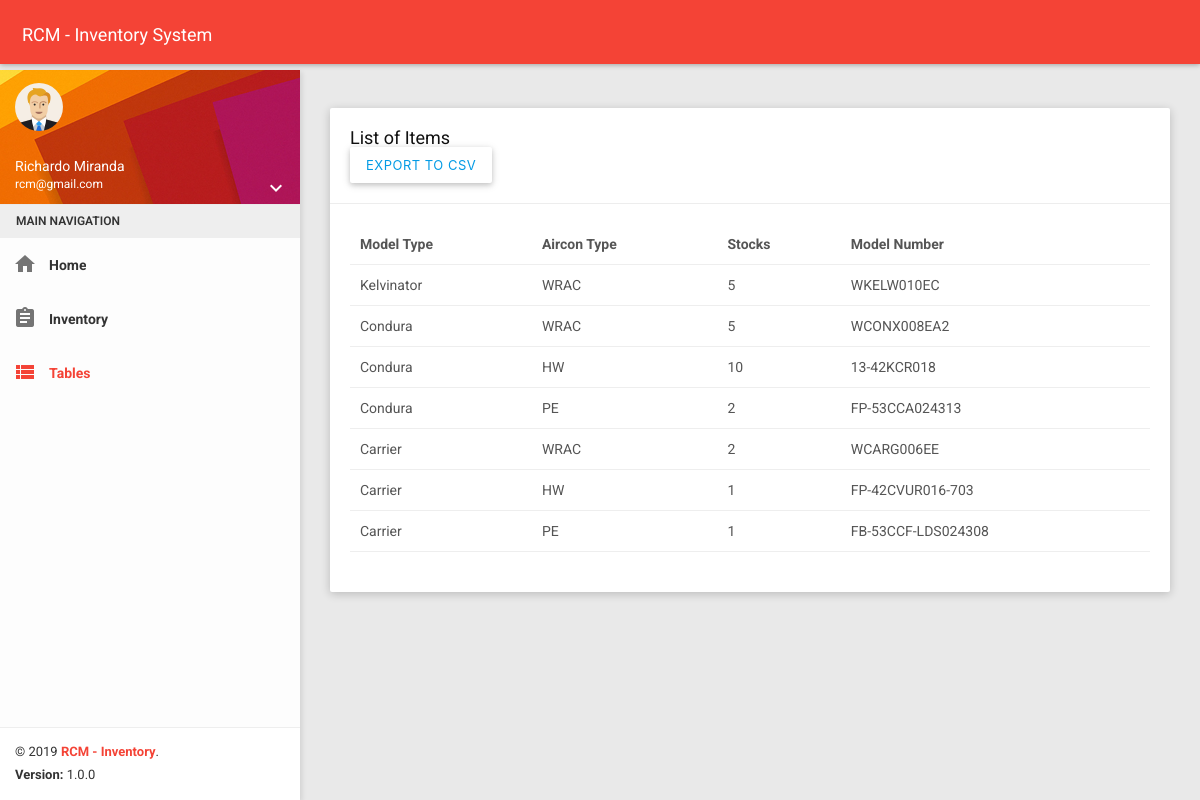
/dashboard/summary/ (signed in), run on the app's committed database.
### Inventory/models.py (models this page shows, shortened)
class Aircon(models.Model):
    model_type = models.ForeignKey(ModelType, on_delete=models.DO_NOTHING)
    aircon_type = models.ForeignKey(AirconType, on_delete=models.DO_NOTHING)
    stocks = models.IntegerField()
    model_number = models.CharField(max_length=255)

class ModelType(models.Model):
    type = models.CharField(max_length=15)
    def __str__(self):
        return str(self.type)

class AirconType(models.Model):
    aircon_type = models.CharField(max_length=25)
    def __str__(self):
        return str(self.aircon_type)

### Inventory/views.py (the view)
# urls.py: path('dashboard/summary/', views.summary_tables, name='summary'),
def summary_tables(request):
    username = request.session['user']
    user = User.objects.get(username=username)
    aircon = Aircon.objects.all()
    context = {
        'users': user,
        'aircon': aircon
    }
    return render(request, 'Inventory/tables.html', context)

### Inventory/templates/Inventory/tables.html (shortened to what this page needs)
<!DOCTYPE html>
<html>
<head>
    {% load static %}
    <link href="{% static 'Inventory/css/bootstrap.css'%}" rel="stylesheet">
    <link href="{% static 'Inventory/css/waves.css'%}" rel="stylesheet" />
    <link href="{% static 'Inventory/css/animate.css'%}" rel="stylesheet" />
    <link href="{% static 'Inventory/css/dash_style.css'%}" rel="stylesheet">
    <link href="{% static 'Inventory/css/all-themes.css'%}" rel="stylesheet" />
</head>
<body class="theme-red">
    <nav class="navbar">
        <div class="container-fluid">
            <div class="navbar-header">
                <a class="navbar-brand" href="{% url 'inventory:dashboard'%}">RCM - Inventory System</a>
            </div>
        </div>
    </nav>
    <section>
        <aside id="leftsidebar" class="sidebar">
            <div class="user-info">
                <div class="image">
                    <img src="../../static/Inventory/imgs/user.png" width="48" height="48" alt="User" />
                </div>
                <div class="info-container">
                    <div class="name" data-toggle="dropdown" aria-haspopup="true" aria-expanded="false">{{ users.first_name }} {{ users.last_name}}</div>
                    <div class="email">{{ users.email }}</div>
                    <div class="btn-group user-helper-dropdown">
                        <i class="material-icons" data-toggle="dropdown" aria-haspopup="true" aria-expanded="true">keyboard_arrow_down</i>
                    </div>
                </div>
            </div>
            <div class="menu">
                    <ul class="list">
                        <li class="header">MAIN NAVIGATION</li>
                        <li>
                            <a href="{% url 'inventory:dashboard'%}">
                                <i class="material-icons">home</i>
                                <span>Home</span>
                            </a>
                        </li>
                        <li>
                            <a href="{% url 'inventory:inventory'%}">
                                <i class="material-icons">assignment</i>
                                <span>Inventory</span>
                            </a>
                        </li>
                        <li class="active">
                            <a href="{% url 'inventory:summary'%}">
                                <i class="material-icons">view_list</i>
                                <span>Tables</span>
                            </a>
                        </li>
                    </ul>
                </div>
            <div class="legal">
                <div class="copyright">
                    &copy; 2019 <a href="javascript:void(0);">RCM - Inventory</a>.
                </div>
                <div class="version">
                    <b>Version: </b> 1.0.0
                </div>
            </div>
        </aside>
    </section>
    <section class="content">
            <div class="row clearfix">
                <div class="col-lg-12 col-md-12 col-sm-12 col-xs-12">
                    <div class="card">
                        <div class="header">
                            <h2>
                                List of Items
                            </h2>
                            <button type="button" class="btn btn-default btn-lg"><a href="{% url 'inventory:export_to_csv'%}">Export to CSV</a></button>
                        </div>
                        <div class="body table-responsive">
                            <table class="table table-hover">
                                <thead>
                                    <tr>
                                        <th>Model Type</th>
                                        <th>Aircon Type</th>
                                        <th>Stocks</th>
                                        <th>Model Number</th>
                                    </tr>
                                </thead>
                                <tbody>
                                                                   {% for aircons in aircon %}
                                    <tr>
                                        <td>{{ aircons.model_type }}</td>
                                        <td>{{ aircons.aircon_type}}</td>
                                        <td>{{ aircons.stocks }}</td>
                                        <td>{{ aircons.model_number }}</td>
                                    </tr>
                                                                {% endfor %}
                                </tbody>
                            </table>
                        </div>
                    </div>
                </div>
            </div>
    </section>
</body>
</html>

### Inventory/static/Inventory/css/waves.css (style rules this page uses)
.waves-effect { position: relative; cursor: pointer; display: inline-block; overflow: hidden; -webkit-user-select: none; -moz-user-select: none; -ms-user-select: none; user-select: none; -webkit-tap-highlight-color: transparent; }
.waves-block { display: block; }

### Inventory/static/Inventory/css/all-themes.css (style rules this page uses)
.theme-red .navbar-brand { color: #fff; }
.theme-red .sidebar .menu .list li.active { background-color: transparent; }
.theme-red .sidebar .menu .list li.active > :first-child i, .theme-red .sidebar .menu .list li.active > :first-child span { color: #F44336; }
.theme-red .sidebar .menu .list .toggled { background-color: transparent; }
.theme-red .sidebar .legal { background-color: #fff; }
.theme-red .sidebar .legal .copyright a { color: #F44336 !important; }

### data on the page
Aircon: model_type "Kelvinator", aircon_type "WRAC", stocks "5", model_number "WKELW010EC"
Aircon: model_type "Condura", aircon_type "WRAC", stocks "5", model_number "WCONX008EA2"
Aircon: model_type "Condura", aircon_type "HW", stocks "10", model_number "13-42KCR018"
Aircon: model_type "Condura", aircon_type "PE", stocks "2", model_number "FP-53CCA024313"
Aircon: model_type "Carrier", aircon_type "WRAC", stocks "2", model_number "WCARG006EE"
Aircon: model_type "Carrier", aircon_type "HW", stocks "1", model_number "FP-42CVUR016-703"
Aircon: model_type "Carrier", aircon_type "PE", stocks "1", model_number "FB-53CCF-LDS024308"

### other printed values
{{ users.first_name }} "Richardo"
{{ users.last_name }} "Miranda"
{{ users.email }} "rcm@gmail.com"
